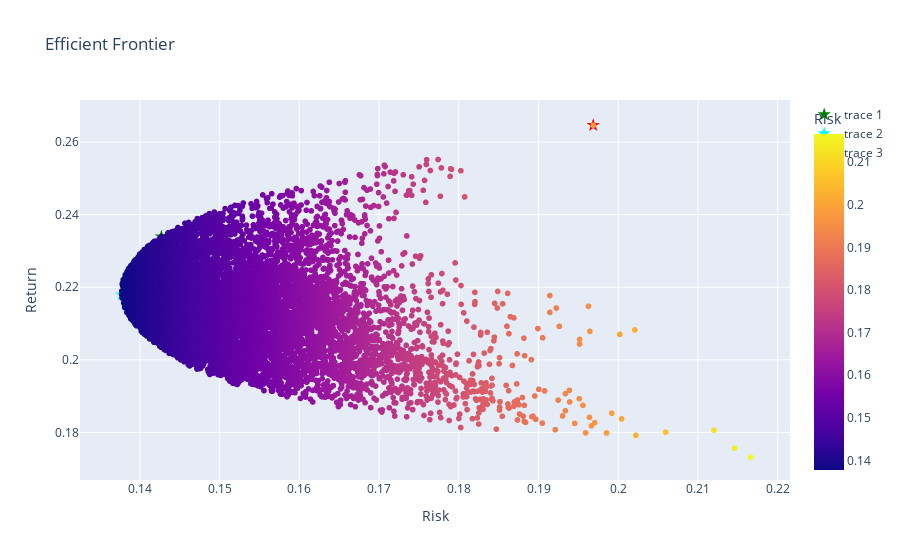

Source (notebook cell):
### Code cell
fig = px.scatter(efficient_frontier_data, x='Risk', y='Return', title='Efficient Frontier', color='Risk')
addMarker(fig, max_sharpe['Risk'], max_sharpe['Return'], 'Green')
addMarker(fig, min_risk['Risk'], min_risk['Return'], 'Cyan')
addMarker(fig, max_return['Risk'], max_return['Return'], 'Red')
fig.show()

### Figure 1 — Plotly figure (JSON) as saved in the notebook; plotly's stock layout.template omitted (floating-point values rounded to 4 significant figures; data arrays with more than 128 entries replaced by an {"elided": "..."} marker saying what was removed)
{"data": [{"hovertemplate": "Risk=%{marker.color}<br>Return=%{y}<extra></extra>", "legendgroup": "", "marker": {"color": {"elided": "10000 float values"}, "coloraxis": "coloraxis", "symbol": "circle"}, "mode": "markers", "name": "", "showlegend": false, "type": "scattergl", "x": {"elided": "10000 float values"}, "xaxis": "x", "y": {"elided": "10000 float values"}, "yaxis": "y"}, {"marker": {"color": "Green", "size": 10, "symbol": "star"}, "mode": "markers", "type": "scatter", "x": [0.1427], "y": [0.234]}, {"marker": {"color": "Cyan", "size": 10, "symbol": "star"}, "mode": "markers", "type": "scatter", "x": [0.1377], "y": [0.2179]}, {"marker": {"color": "Red", "size": 10, "symbol": "star"}, "mode": "markers", "type": "scatter", "x": [0.1969], "y": [0.2646]}], "layout": {"coloraxis": {"colorbar": {"title": {"text": "Risk"}}, "colorscale": [[0, "#0d0887"], [0.1111, "#46039f"], [0.2222, "#7201a8"], [0.3333, "#9c179e"], [0.4444, "#bd3786"], [0.5556, "#d8576b"], [0.6667, "#ed7953"], [0.7778, "#fb9f3a"], [0.8889, "#fdca26"], [1, "#f0f921"]]}, "legend": {"tracegroupgap": 0}, "title": {"text": "Efficient Frontier"}, "xaxis": {"anchor": "y", "domain": [0, 1], "title": {"text": "Risk"}}, "yaxis": {"anchor": "x", "domain": [0, 1], "title": {"text": "Return"}}}}
